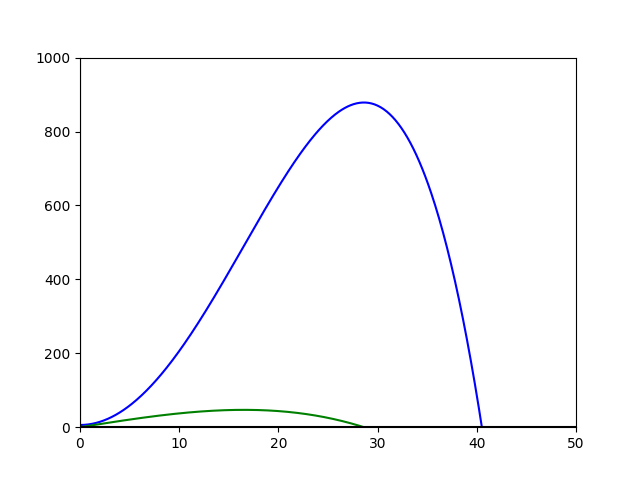

This figure's Python source:

from math import*
import numpy
from matplotlib import pyplot

#Metodo de la bisección

#funcion a probar
#entradas: un entero x
#salidas: un decimal 
def f2(x):
  return 4.26*x -0.0052*(x**3)
def f(x):
  y=6+2.13*(pow(x,2))
  y-=(0.0013*(pow(x,4)))
  return y
#funcion que representa el metodo de la biseccion 
#entradas: f la funcion a probar, a y b limites dados
#salidas: Xn donde f(x) de 0 
def metodobiseccion(f, x0, x1, e):
  while x1-x0>=e:
    x2=(x0+x1)/2 
    if f(x2)==0:
      return x2
    else:
      if f(x0)*f(x2)>0: 
        x0=x2
      else:
        x1=x2
  return x2

resultados=[]
x=numpy.arange(-50,50,0.1)
pyplot.plot(x, [f(i) for i in x],"blue")
pyplot.plot(x, [f2(i) for i in x],"green")

# Establecer el color de los ejes.
pyplot.axhline(0,color="black")
pyplot.axvline(0,color="black")
# Limitar los valores de los ejes.
pyplot.xlim(0, 50)
pyplot.ylim(0,1000)
# Guardar gráfico como imágen PNG.
pyplot.savefig("biseccion.png")
# Mostrarlo.
pyplot.show()

print(metodobiseccion(f2,25,35,0.0001))
print(f2(28.622207641601562))
print(f(28.622207641601562))
